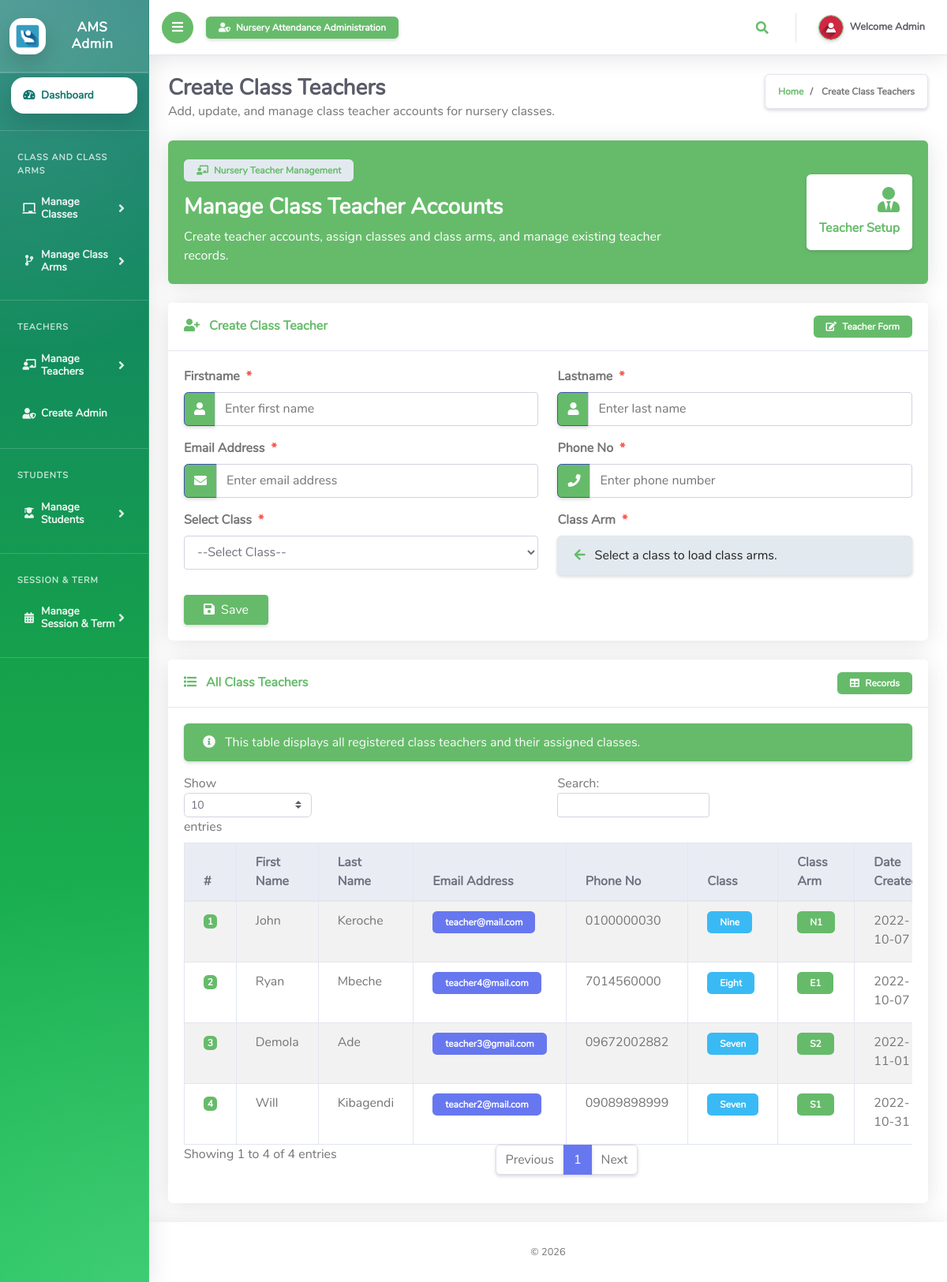
The page /Admin/createClassTeacher.php (signed in) on the database its author committed.
### tables this page shows
CREATE TABLE `tblclassteacher` (
  `Id` int(10) NOT NULL,
  `firstName` varchar(255) NOT NULL,
  `lastName` varchar(255) NOT NULL,
  `emailAddress` varchar(255) NOT NULL,
  `password` varchar(255) NOT NULL,
  `phoneNo` varchar(50) NOT NULL,
  `classId` varchar(10) NOT NULL,
  `classArmId` varchar(10) NOT NULL,
  `dateCreated` varchar(50) NOT NULL
);

CREATE TABLE `tblclass` (
  `Id` int(10) NOT NULL,
  `className` varchar(255) NOT NULL
);

CREATE TABLE `tblclassarms` (
  `Id` int(10) NOT NULL,
  `classId` varchar(10) NOT NULL,
  `classArmName` varchar(255) NOT NULL,
  `isAssigned` varchar(10) NOT NULL
);

### Admin/createClassTeacher.php (the view, shortened to what the rows shown need)
<?php
include '../Includes/dbcon.php';
function escapeOutput($data)
{
    return htmlspecialchars($data ?? '', ENT_QUOTES, 'UTF-8');
}
?>
<!DOCTYPE html>
<html lang="en">
<head>
  <link href="../vendor/fontawesome-free/css/all.min.css" rel="stylesheet" type="text/css">
  <link href="../vendor/bootstrap/css/bootstrap.min.css" rel="stylesheet" type="text/css">
  <link href="css/ruang-admin.min.css" rel="stylesheet">
</head>
<body id="page-top">
  <div id="wrapper">
    <div id="content-wrapper" class="d-flex flex-column bg-light">
      <div id="content">
        <?php include "Includes/topbar.php";?>
        <div class="container-fluid" id="container-wrapper">
          <div class="d-sm-flex align-items-center justify-content-between mb-4">
            <div>
              <h1 class="h3 mb-0 text-gray-800 font-weight-bold">
                Create Class Teachers
              </h1>
            </div>
          </div>
          <div class="row">
            <div class="col-lg-12">
              <div class="row">
                <div class="col-lg-12">
                  <div class="card shadow mb-4 border-0">
                    <div class="card-body">
                      <div class="table-responsive">
                        <table class="table table-bordered table-hover table-striped align-items-center" id="dataTableHover">
                          <thead class="thead-light">
                            <tr>
                              <th>#</th>
                              <th>First Name</th>
                              <th>Last Name</th>
                              <th>Email Address</th>
                              <th>Phone No</th>
                              <th>Class</th>
                              <th>Class Arm</th>
                              <th>Date Created</th>
                            </tr>
                          </thead>
                          <tbody>
                            <?php
                            $query = "SELECT
                                        tblclassteacher.Id,
                                        tblclass.className,
                                        tblclassarms.classArmName,
                                        tblclassarms.Id AS classArmId,
                                        tblclassteacher.firstName,
                                        tblclassteacher.lastName,
                                        tblclassteacher.emailAddress,
                                        tblclassteacher.phoneNo,
                                        tblclassteacher.dateCreated
                                      FROM tblclassteacher
                                      INNER JOIN tblclass ON tblclass.Id = tblclassteacher.classId
                                      INNER JOIN tblclassarms ON tblclassarms.Id = tblclassteacher.classArmId
                                      ORDER BY tblclassteacher.Id DESC";
                            $rs = $conn->query($query);
                            $sn = 0;
                            if ($rs && $rs->num_rows > 0) {
                                while ($rows = $rs->fetch_assoc()) {
                                    $sn++;
                                    echo "
                                    <tr>
                                      <td>
                                        <span class='badge badge-success'>" . escapeOutput($sn) . "</span>
                                      </td>
                                      <td>" . escapeOutput($rows['firstName']) . "</td>
                                      <td>" . escapeOutput($rows['lastName']) . "</td>
                                      <td>
                                        <span class='badge badge-primary px-3 py-2'>" . escapeOutput($rows['emailAddress']) . "</span>
                                      </td>
                                      <td>" . escapeOutput($rows['phoneNo']) . "</td>
                                      <td>
                                        <span class='badge badge-info px-3 py-2'>" . escapeOutput($rows['className']) . "</span>
                                      </td>
                                      <td>
                                        <span class='badge badge-success px-3 py-2'>" . escapeOutput($rows['classArmName']) . "</span>
                                      </td>
                                      <td>" . escapeOutput($rows['dateCreated']) . "</td>
                                      <td>
                                        <a href='?action=edit&Id=" . escapeOutput($rows['Id']) . "' class='btn btn-sm btn-warning shadow-sm'>
                                          <i class='fas fa-fw fa-edit'></i>
                                          Edit
                                        </a>
                                      </td>
                                      <td>
                                        <a href='?action=delete&Id=" . escapeOutput($rows['Id']) . "&classArmId=" . escapeOutput($rows['classArmId']) . "'
                                           class='btn btn-sm btn-danger shadow-sm'
                                           onclick=\"return confirm('Are you sure you want to delete this class teacher?');\">
                                          <i class='fas fa-fw fa-trash'></i>
                                          Delete
                                        </a>
                                      </td>
                                    </tr>";
                                }
                            }
                            ?>
                          </tbody>
                        </table>
                      </div>
                    </div>
                  </div>
                </div>
              </div>
            </div>
          </div>
        </div>
      </div>
    </div>
  </div>
</body>
</html>

### Admin/Includes/topbar.php (shortened to what the rows shown need)
<?php
  $query = "SELECT * FROM tbladmin WHERE Id = ".$_SESSION['userId']."";
  $rs = $conn->query($query);
  $rows = $rs->fetch_assoc();
  $fullName = $rows['firstName']." ".$rows['lastName'];
?>
<nav class="navbar navbar-expand navbar-light bg-white topbar mb-4 static-top shadow-sm border-bottom">
  <ul class="navbar-nav ml-auto">
    <li class="nav-item dropdown no-arrow">
      <a class="nav-link dropdown-toggle" href="#" id="userDropdown" role="button" data-toggle="dropdown"
        aria-haspopup="true" aria-expanded="false">
        <span class="ml-2 d-none d-lg-inline text-gray-800 small">
          <b>Welcome <?php echo $fullName;?></b>
        </span>
      </a>
    </li>
  </ul>
</nav>

### rows shown on the page
tblclassteacher: sn "1", firstName "John", lastName "Keroche", emailAddress "teacher@mail.com", phoneNo "0100000030", classId.className "Nine", classArmId.classArmName "N1", dateCreated "2022-10-07"
tblclassteacher: sn "2", firstName "Ryan", lastName "Mbeche", emailAddress "teacher4@mail.com", phoneNo "7014560000", classId.className "Eight", classArmId.classArmName "E1", dateCreated "2022-10-07"
tblclassteacher: sn "3", firstName "Demola", lastName "Ade", emailAddress "teacher3@gmail.com", phoneNo "09672002882", classId.className "Seven", classArmId.classArmName "S2", dateCreated "2022-11-01"
tblclassteacher: sn "4", firstName "Will", lastName "Kibagendi", emailAddress "teacher2@mail.com", phoneNo "09089898999", classId.className "Seven", classArmId.classArmName "S1", dateCreated "2022-10-31"

### other values the page prints
$fullName "Admin"
